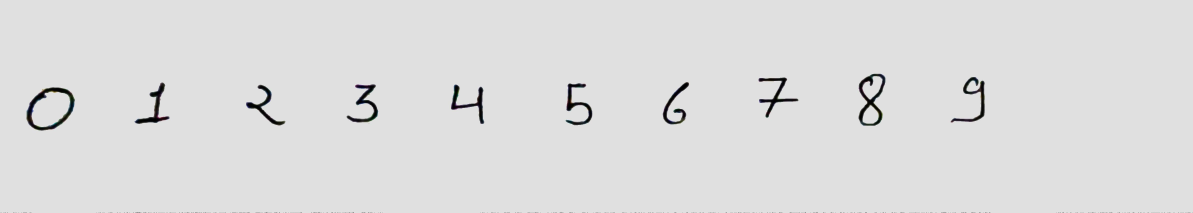
#> input picture converter/static/upload/traine_model/0_9.jpg, 4772 x 851 px, found by its file name (shown at 1/4 size); the run also reads 2 pictures not shown here
$ python input.py
#> lines starting #> are read from the running program, lines starting #| are printed output that depends on the picture; after the words box and inside, x2 and y2 are one past the last pixel; in counts of white or black regions, pixels touching at a corner belong together

#for small later in first uploaded file there will be exact 13 character a-m
#for next upload file there will be exact 13 character n-z

#same foe capital laters

#the upload digits 0-9 in a single line

#all the upload file will be exactly one line
#and characters and digits in a sequence

from imutils import contours
from skimage import measure
import numpy as np
import argparse
import imutils
import os
import cv2
#cv2.imshow('first',image)
#print(image.shape)
def recognize(path_to_read,user_name,start,case):
#> called with user_name = 'rahul', start = '0', case = 'digit'
	image = cv2.imread(path_to_read)
#> image is the input picture: shape (851, 4772, 3); mean B, G, R 221.1, 221.1, 221.1
	gray = cv2.cvtColor(image, cv2.COLOR_BGR2GRAY)
	blurred = cv2.GaussianBlur(gray, (11, 11), 0)
	thresh1 = cv2.threshold(blurred,150,255, cv2.THRESH_BINARY)[1]#This operation takes any
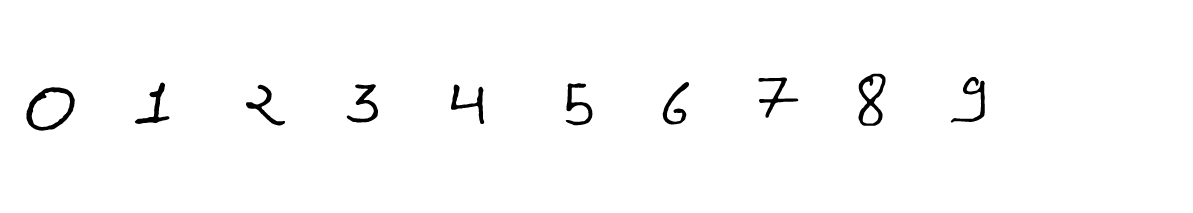
#> thresh1: shape (851, 4772) (shown at 1/4 size); 98.4% white; 10 black regions, largest, box (x1, y1, x2, y2) and area: (106, 349, 299, 523) 9666, (3434, 295, 3542, 503) 8262, (1387, 337, 1512, 490) 6007
	# pixel value p >= 150 and sets it to 255 (white). Pixel values < 200 are set to 0 (black)

	#resize the image

	scale_percent = 30 # percent of original size
	width = int(thresh1.shape[1] * (scale_percent) / 100)
#> width = 1431
	height = int(thresh1.shape[0] * (scale_percent) / 100)
#> height = 255

	dim = (1395, 261)
	# resize image
	print(dim)
	thresh1 = cv2.resize(thresh1, dim)
#> thresh1: shape (261, 1395)
	#cv2.imshow('risize',thresh1)
	#thresh1=cv2.resize(thresh1,(1080,660))

	#cv2.imshow('thresh1',thresh1)
	thresh= ~thresh1
	#convert black to white and white to black
	# perform a series of erosions and dilations to remove
	# any small blobs of noise from the thresholded image
	#thresh = cv2.erode(thresh, None, iterations=3)
	kernel=np.ones((5,5),np.uint8)
	thresh = cv2.dilate(thresh,kernel, iterations=5)

	# perform a connected component analysis on the thresholded
	# image, then initialize a mask to store only the "large"
	# components
	labels = measure.label(thresh, background=0)
#> labels: shape (261, 1395) int64; 382 distinct labels, from 0 to 381
	mask = np.zeros(thresh.shape, dtype="uint8")
	print(mask)
#> (printed output is left out)
	# loop over the unique components
	for label in np.unique(labels):
		# if this is the background label, ignore it
		if label == 0:
			continue
		# otherwise, construct the label mask and count the
		# number of pixels
		labelMask = np.zeros(thresh.shape, dtype="uint8")
		labelMask[labels == label] = 255  #convert that lable to white
		numPixels = cv2.countNonZero(labelMask)

		# if the number of pixels in the component is sufficiently
		# large, then add it to our mask of "large blobs"
		if numPixels > 100:
			mask = cv2.add(mask, labelMask)
#> this loop made 382 passes
#> numPixels on passes 2 to 4: 29, 3915, 1
#> labelMask: shape (261, 1395); 0.01% white in thin lines or dots, all inside (x1, y1, x2, y2) = (38, 170, 60, 171)
#> mask: shape (261, 1395); 9.3% white; 10 white regions

	# find the contours in the mask, then sort them from left to
	# right
	cnts = cv2.findContours(mask.copy(), cv2.RETR_EXTERNAL,
		cv2.CHAIN_APPROX_SIMPLE)
#> cnts = 10 contours; largest, box (x1, y1, x2, y2) and area: (21, 97, 97, 170) 4698, (994, 81, 1045, 164) 3796, (1102, 85, 1161, 160) 3266, (877, 85, 943, 154) 3257, (652, 92, 703, 164) 3160
	cnts = imutils.grab_contours(cnts)
	cnts = contours.sort_contours(cnts)[0]
	# loop over the contours
	for (i, c) in enumerate(cnts):
		# draw the bright spot on the image
		(x, y, w, h) = cv2.boundingRect(c)
		((cX, cY), radius) = cv2.minEnclosingCircle(c)
		#cv2.rectangle(thresh1,(x-2,y-2),(x+w+2,y+h+2),(0 ,0,255),3)
		#cv2.imshow("rec",thresh1)
		cv2.waitKey(50)
		cropped=thresh1[y-2:y+h+2,x-2:x+w+2]
		#print(cropped.shape)
		if cropped.shape[0]>=4 and cropped.shape[0]<=400 and cropped.shape[1]>=2 and cropped.shape[1]<=400 and cropped.shape[1]*cropped.shape[0]>1000:
			output=cv2.resize(cropped,(50,113))
			#cv2.imshow("cropped",output)
			#print('we are going to save image {}'.format(i))
			path_to_write=os.path.join("/text_to_hand/media/res",user_name)
			if not os.path.exists(path_to_write):
				os.makedirs(path_to_write)

			#cv2.imwrite(path_to_write,output)
			path_to_image=f"{start}_{case}"+".png"
			path_to_write_image=os.path.join(path_to_write,path_to_image)
			cv2.imwrite(path_to_write_image,output)
			#cv2.imwrite("E:\\txttohandwritting-master\\train\%d.png"%i,output)
			#cv2.circle(image, (int(cX), int(cY)), int(radius),(0, 0, 255), 3)
			cv2.putText(thresh1, "#{}".format(start), (x, y - 15),cv2.FONT_HERSHEY_SIMPLEX, 0.45, (0, 0, 255), 2)
			#cv2.imshow("rec",thresh1)
			cv2.waitKey(100)
			start=chr(ord(start) + 1)
#> this loop made 10 passes
#> (x, y, w, h, cX, cY, radius, path_to_image) on passes 1 to 10: (21, 97, 76, 73, 58, 132.5, 45.14, '0_digit.png'), (148, 92, 60, 70, 175.5, 126.5, 42.9, '1_digit.png'), (278, 94, 65, 70, 316.5, 128, 41.33, '2_digit.png'), (396, 94, 56, 66, 422.8, 124.8, 39.76, '3_digit.png'), (518, 94, 58, 68, 548, 127.5, 42.41, '4_digit.png'), (652, 92, 51, 72, 675.5, 126.7, 39.4, '5_digit.png'), (765, 91, 51, 72, 792, 125.5, 40.92, '6_digit.png'), (877, 85, 66, 69, 904.6, 116.8, 40.72, '7_digit.png'), (994, 81, 51, 83, 1020.5, 122.5, 45.85, '8_digit.png'), (1102, 85, 59, 75, 1130.5, 124, 45.14, '9_digit.png')
#> thresh1: shape (261, 1395); min 0, max 255, mean 249.9
	# show the output image
	#cv2.imshow("Image", thresh1)
def genrate_char(list_of_path,username="rahul"):
	print(list_of_path)
	recognize(list_of_path[0],username,'0','digit')
	recognize(list_of_path[1],username,'a','small')
#> call 2 of recognize, with user_name = 'rahul', start = 'a', case = 'small'
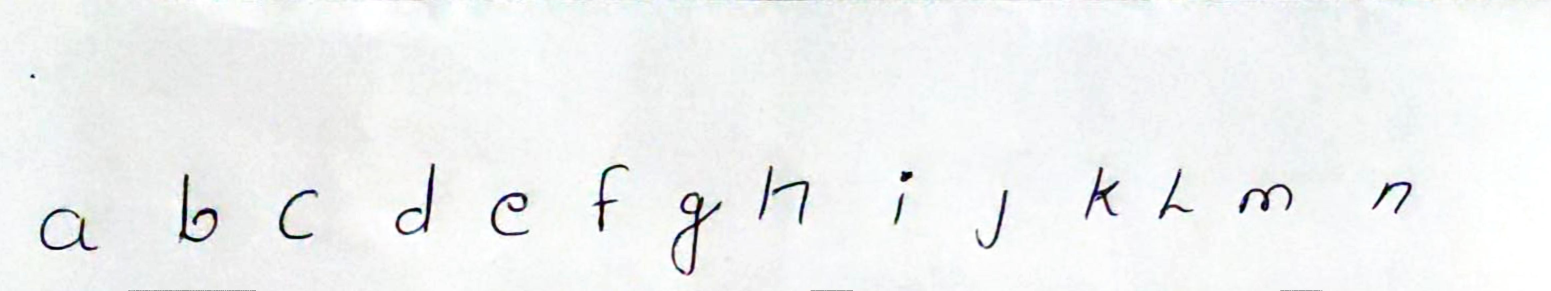
#> input picture converter/static/upload/traine_model/a_n.jpg, 4651 x 873 px, found by its file name (shown at 1/3 size)
#> in recognize, image is the input picture: shape (873, 4651, 3); mean B, G, R 242.5, 242.5, 240.7
#> in recognize (call 2), `thresh1 = cv2.threshold(blurred,150,255, cv2.THRESH_BINARY)[1]#This op..`: thresh1: shape (873, 4651); 98.6% white; 18 black regions, largest, box (x1, y1, x2, y2) and area: (2014, 577, 2165, 825) 7337, (537, 522, 653, 727) 5919, (1186, 491, 1304, 705) 4819
#> in recognize (call 2), `width = int(thresh1.shape[1] * (scale_percent) / 100)`: width = 1395
#> in recognize (call 2), `height = int(thresh1.shape[0] * (scale_percent) / 100)`: height = 261
#> in recognize (call 2), `labels = measure.label(thresh, background=0)`: labels: shape (261, 1395) int64; 504 distinct labels, from 0 to 503
#> (printed output is left out)
#> the loop in recognize (call 2), `for label in np.unique(labels):` made 504 passes
#> numPixels on passes 2 to 4: 1, 528, 1
#> after the loop in recognize (call 2), `for label in np.unique(labels):`: labelMask: shape (261, 1395); 0% white in thin lines or dots, all inside (x1, y1, x2, y2) = (630, 256, 631, 257)
#> after the loop in recognize (call 2), `for label in np.unique(labels):`: mask: shape (261, 1395); 11.2% white; 15 white regions
#> in recognize (call 2), `cnts = cv2.findContours(mask.copy(), cv2.RETR_EXTERNAL, cv2.CHAIN_APPR..`: cnts = 15 contours; largest, box (x1, y1, x2, y2) and area: (594, 163, 659, 257) 4174, (26, 177, 97, 235) 3362, (673, 139, 738, 211) 3353, (151, 146, 206, 227) 3214, (346, 137, 401, 221) 3018
#> the loop in recognize (call 2), `for (i, c) in enumerate(cnts):` made 15 passes
#> (x, y, w, h, cX, cY, radius, path_to_image) on passes 2 to 13: (26, 177, 71, 58, 62.5, 209.5, 40.35, 'a_small.png'), (151, 146, 55, 81, 173.5, 186.2, 43.47, 'b_small.png'), (241, 160, 55, 65, 270, 191.5, 38.42, 'c_small.png'), (346, 137, 55, 84, 374.5, 177.5, 47.86, 'd_small.png'), (432, 163, 53, 58, 460.5, 192.2, 34.88, 'e_small.png'), (525, 138, 50, 79, 551.5, 177.5, 44.1, 'f_small.png'), (594, 163, 65, 94, 627, 210.4, 50.16, 'g_small.png'), (673, 139, 65, 72, 703.7, 176.3, 42.7, 'h_small.png'), (795, 144, 36, 67, 812.5, 177, 37.35, 'i_small.png'), (868, 161, 49, 72, 894.4, 195.6, 40.79, 'j_small.png'), (967, 140, 50, 66, 988.7, 175.1, 36.91, 'k_small.png'), (1033, 142, 50, 64, 1053.6, 174.2, 37.07, 'l_small.png')
#> (x, y, w, h, cX, cY, radius) on pass 1: (18, 57, 23, 23, 29, 68, 15.56)
#> after the loop in recognize (call 2), `for (i, c) in enumerate(cnts):`: thresh1: shape (261, 1395); min 0, max 255, mean 250
	recognize(list_of_path[2],username,'o','small')
#> call 3 of recognize, with user_name = 'rahul', start = 'o', case = 'small'
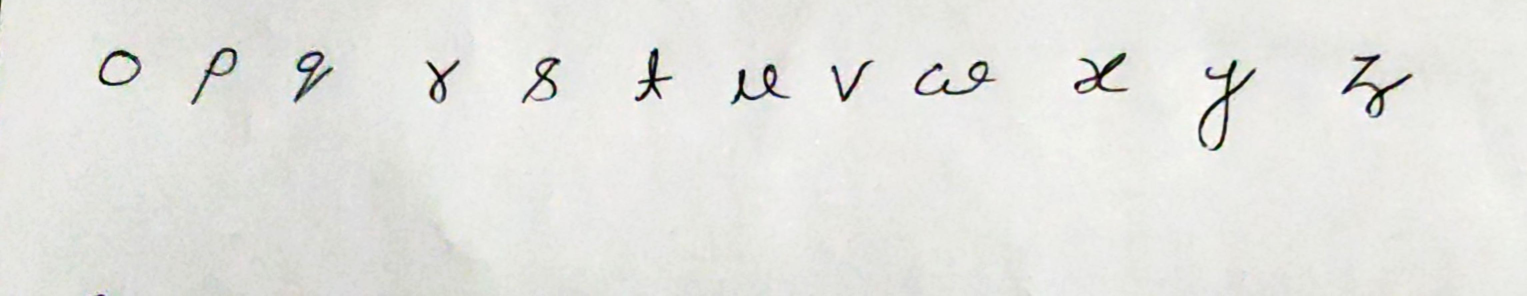
#> input picture converter/static/upload/traine_model/o_z.jpg, 4580 x 886 px, found by its file name (shown at 1/3 size)
#> in recognize, image is the input picture: shape (886, 4580, 3); mean B, G, R 224.1, 228.1, 227.8
#> in recognize (call 3), `thresh1 = cv2.threshold(blurred,150,255, cv2.THRESH_BINARY)[1]#This op..`: thresh1: shape (886, 4580); 98.4% white; 14 black regions, largest, box (x1, y1, x2, y2) and area: (3595, 180, 3767, 452) 8405, (4026, 163, 4237, 353) 7600, (2744, 183, 2984, 286) 6195
#> in recognize (call 3), `width = int(thresh1.shape[1] * (scale_percent) / 100)`: width = 1374
#> in recognize (call 3), `height = int(thresh1.shape[0] * (scale_percent) / 100)`: height = 265
#> in recognize (call 3), `labels = measure.label(thresh, background=0)`:
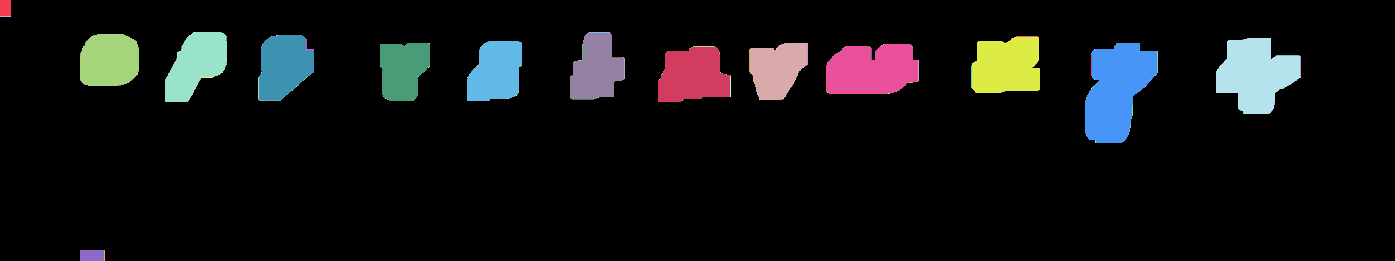
#> labels: shape (261, 1395) int64; 427 distinct labels, from 0 to 426; one colour per label, 0 black
#> (printed output is left out)
#> the loop in recognize (call 3), `for label in np.unique(labels):` made 427 passes
#> numPixels on passes 2 to 4: 176, 11, 1
#> after the loop in recognize (call 3), `for label in np.unique(labels):`: labelMask: shape (261, 1395); 0% white in thin lines or dots, all inside (x1, y1, x2, y2) = (104, 250, 105, 261)
#> after the loop in recognize (call 3), `for label in np.unique(labels):`:
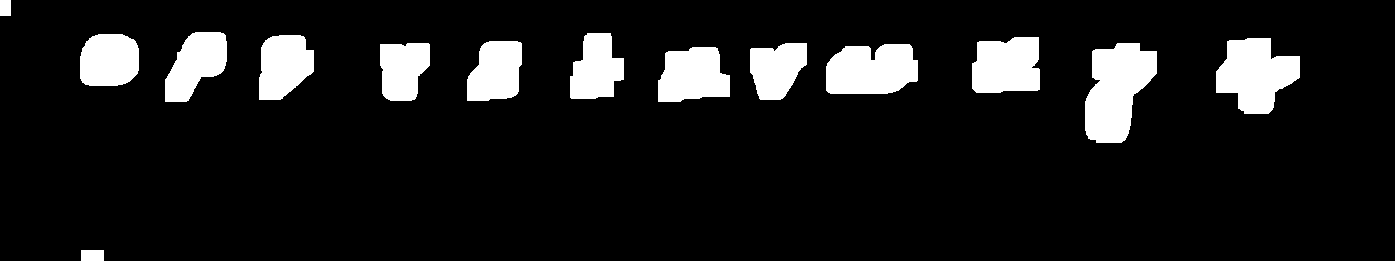
#> mask: shape (261, 1395); 10.6% white; 14 white regions
#> in recognize (call 3), `cnts = cv2.findContours(mask.copy(), cv2.RETR_EXTERNAL, cv2.CHAIN_APPR..`: cnts = 14 contours; largest, box (x1, y1, x2, y2) and area: (1085, 43, 1157, 143) 4820, (1216, 38, 1300, 114) 4148, (826, 44, 918, 94) 3802, (972, 37, 1040, 93) 3264, (658, 47, 730, 102) 3054
#> the loop in recognize (call 3), `for (i, c) in enumerate(cnts):` made 14 passes
#> (x, y, w, h, cX, cY, radius, path_to_image) on passes 2, 4, 5, 6, 7, 8, 9, 10, 11, 12, 13, 14: (80, 34, 59, 52, 108.5, 61.5, 33.5, 'o_small.png'), (165, 32, 62, 70, 194, 67, 44.69, 'p_small.png'), (259, 35, 55, 65, 281, 67.5, 38.42, 'q_small.png'), (380, 43, 50, 58, 404.5, 68.61, 34.74, 'r_small.png'), (467, 41, 55, 60, 493.5, 71, 39.28, 's_small.png'), (570, 33, 54, 66, 590.5, 65.5, 37.9, 't_small.png'), (658, 47, 72, 55, 692.2, 79.71, 40.27, 'u_small.png'), (750, 43, 57, 57, 780.5, 68.91, 36.38, 'v_small.png'), (826, 44, 92, 50, 870.4, 71.68, 48.04, 'w_small.png'), (972, 37, 68, 56, 1005.9, 63.63, 41.73, 'x_small.png'), (1085, 43, 72, 100, 1122, 94.5, 55.21, 'y_small.png'), (1216, 38, 84, 76, 1257.5, 74, 45.24, 'z_small.png')
#> (c, x, y, w, h, cX, cY, radius) on passes 1, 3: ([[0, 0], [0, 15], [10, 15], [10, 0]], 0, 0, 11, 16, 5, 7.5, 9.01), ([[81, 250], [81, 260], [103, 260], [103, 250]], 81, 250, 23, 11, 92, 255, 12.08)
#> after the loop in recognize (call 3), `for (i, c) in enumerate(cnts):`:
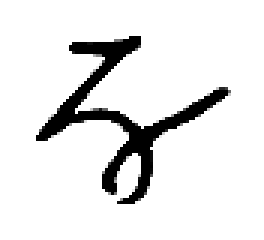
#> cropped: shape (80, 88) (shown 3 times larger); min 0, max 255, mean 230.2
#> after the loop in recognize (call 3), `for (i, c) in enumerate(cnts):`:
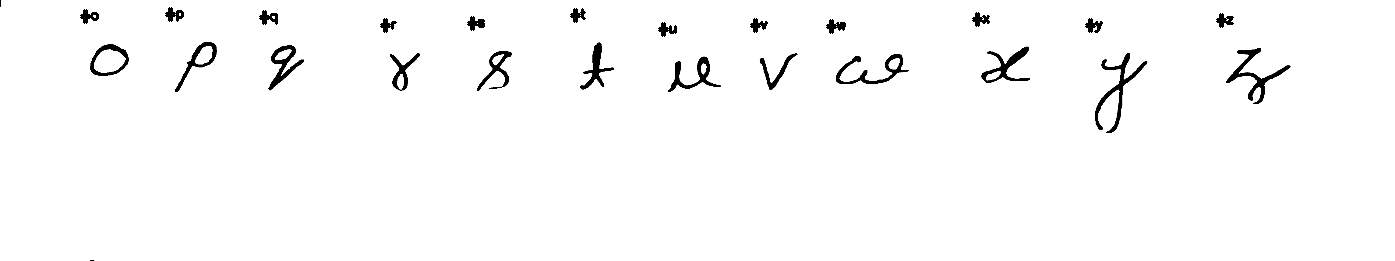
#> thresh1: shape (261, 1395); min 0, max 255, mean 249.7
	recognize(list_of_path[3],username,'A','upper')
#> (printed output is left out)
#> in recognize (call 4), `cnts = cv2.findContours(mask.copy(), cv2.RETR_EXTERNAL, cv2.CHAIN_APPR..`: cnts = 13 contours; largest, box (x1, y1, x2, y2) and area: (1142, 144, 1233, 229) 4835, (555, 126, 632, 189) 3872, (310, 115, 365, 182) 3112, (53, 96, 104, 169) 3105, (154, 108, 205, 177) 3099
	recognize(list_of_path[4],username,'N','upper')
#> (printed output is left out)

	return (os.path.join("/text_to_hand/media/res",username))
if __name__ == "__main__":
	list_of_path=[]
	list_of_path.append("/text_to_hand/converter/static/upload/traine_model/0_9.jpg")
	list_of_path.append("/text_to_hand/converter/static/upload/traine_model/a_n.jpg")
	list_of_path.append("/text_to_hand/converter/static/upload/traine_model/o_z.jpg")
	list_of_path.append("/text_to_hand/converter/static/upload/traine_model/A_M.jpg")
	list_of_path.append("/text_to_hand/converter/static/upload/traine_model/N_Z.jpg")
	username='rahul'
	genrate_char(list_of_path,username)
